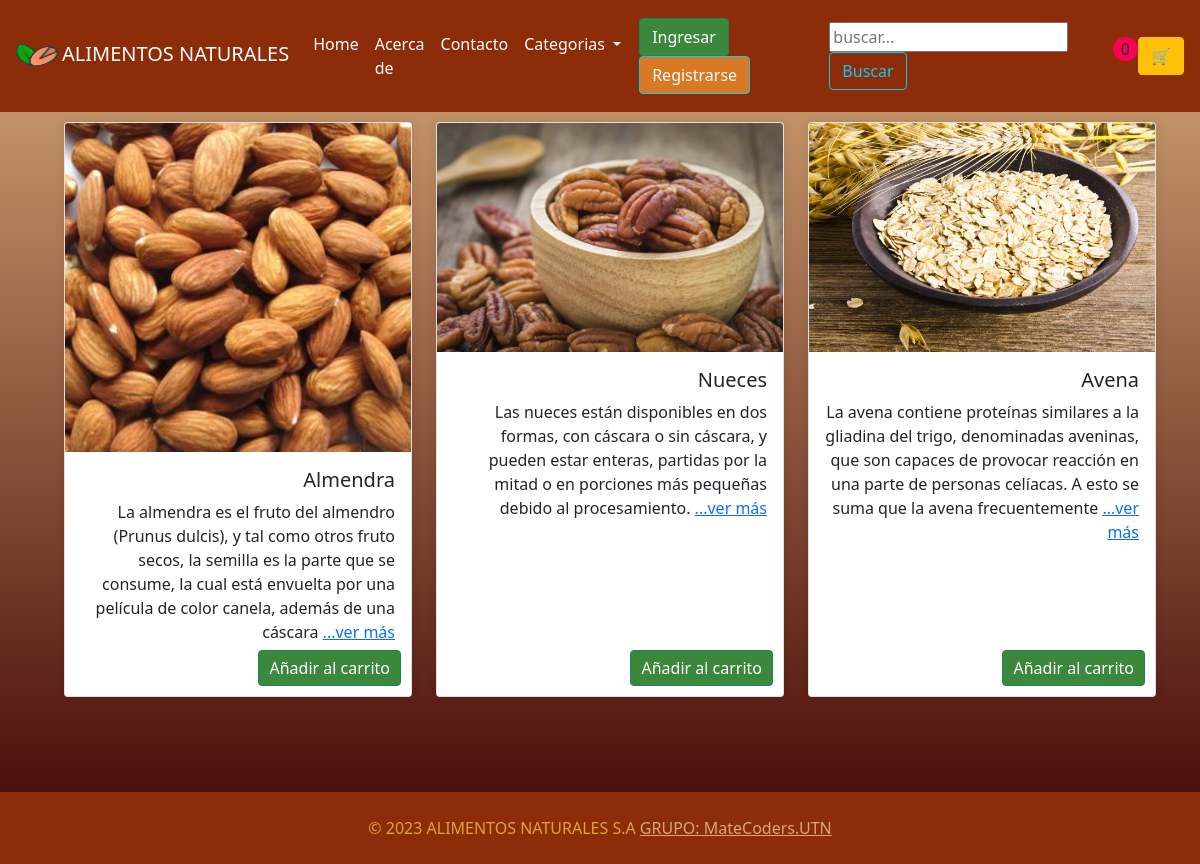
The page /categoria/1 on the database its author committed.
### TIENDA/models.py (models this page shows, shortened)
class Producto(models.Model):
    titulo = models.CharField(max_length=100)
    imagen = models.FileField(upload_to= "imagenes", null = True )
    descripcion = models.TextField(max_length=1000)
    precio = models.FloatField()
    categoria = models.ForeignKey(Categoria,on_delete=models.CASCADE, related_name='categoria_producto')
    fecha = models.DateTimeField(auto_now_add=True)

### TIENDA/views.py (the view)
# urls.py: path('categoria/<int:id>', views.categoria, name = 'categorias'),
def categoria(request, id):
    return render(request, 'tienda/categorias.html', {
        'cat': Producto.objects.filter(categoria=id)
    })

### TIENDA/context_processor.py (called while the page is built)
def extras(request):
    if "carrito" not in request.session:
        request.session["carrito"] = []
    cantidad_productos = len(request.session['carrito'])
    return({'categoria': Categoria.objects.all(),
            'cantidad_productos': cantidad_productos,
            })

### TIENDA/models.py (called while the page is built)
    def __str__(self) -> str:
        return f'{self.titulo} '

### TIENDA/templates/tienda/categorias.html
{% extends 'tienda/layout.html' %}
{% block content %}
<div class="container">
    <div class="row">
        {% for c in cat %}
        <div class="col-md-4 mb-3">
            <div class="card text-end carta-categoria">
                <img src="{{ media_url }}{{ c.imagen.url }}" class="card-img-top" alt="...">
                <div class="card-body">
                    <h5 class="card-title">{{ c.titulo }}</h5>
                    <p class="card-text">{{ c.descripcion | slice:'0:200' }} <a href="{% url 'tienda:producto' c.id %}">...ver más</a></p>
                    <a href="{% url 'tienda:carrito' c.id %}" class="btn btn-success btn-cart">Añadir al carrito</a>
                </div>
            </div>
        </div>
        {% empty %}
        <h2 class="text-center">No hay productos en esta categoría</h2>
        {% endfor %}
    </div>
</div>
{% endblock content %}

### static/css/styles.css (style rules this page uses)
body { background: linear-gradient(to bottom, #D5A877, #400101); background-repeat: no-repeat; background-size: cover; }
.carta-categoria { width: 18rem; }
.btn-cart { position: absolute; bottom: 10px; right: 10px; background-color: #3B873B; color: #FFFFFF; padding: 5px 10px; }
.carta-producto, .carta-categoria { width: 100%; height: 100%; margin: 10px; box-shadow: 0 0 10px rgba(0, 0, 0, 0.1); }

### TIENDA/templates/tienda/layout.html (style rules this page uses)
body { background: linear-gradient(to bottom, #D5A877, #400101); }

### rows shown on the page
Producto: imagen (picture), titulo "Almendra", descripcion "La almendra es el fruto del almendro (Prunus dulcis), y tal como otros fruto secos, la semilla es la parte que se consume, la cual está envuelta por una película de color canela, además de una cáscara"
Producto: imagen (picture), titulo "Nueces", descripcion "Las nueces están disponibles en dos formas, con cáscara o sin cáscara, y pueden estar enteras, partidas por la mitad o en porciones más pequeñas debido al procesamiento."
Producto: imagen (picture), titulo "Avena", descripcion "La avena contiene proteínas similares a la gliadina del trigo, denominadas aveninas, que son capaces de provocar reacción en una parte de personas celíacas. A esto se suma que la avena frecuentemente"

### other values the page prints
{{ cantidad_productos }} "0"
